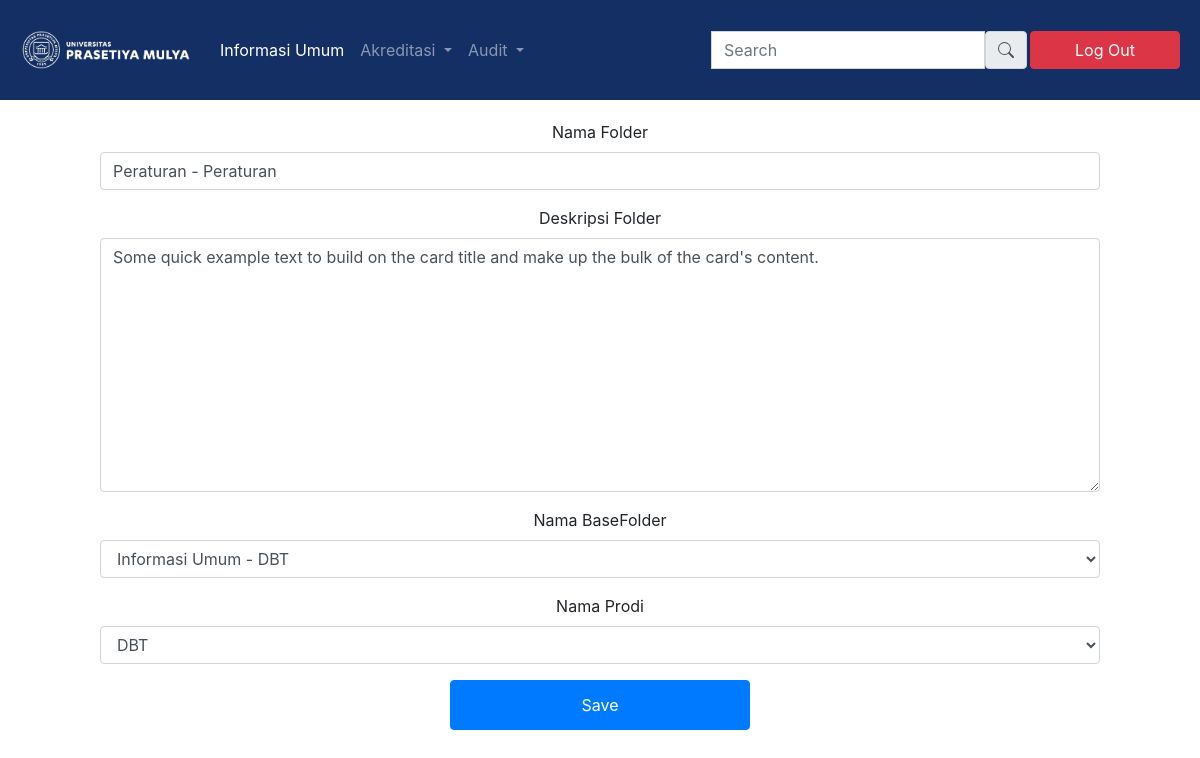
The app's page /4/updatefolder with its own data.
### home/models.py (models this page shows, shortened)
class baruFolder(models.Model):
    created_on = models.DateTimeField(auto_now_add=True)
    nama_folder = models.CharField(default='', max_length=256)
    desc_folder = models.TextField(default='', max_length=256)
    baseFolder_nama = models.ForeignKey(baseFolder, on_delete=models.CASCADE)
    prodi_name = models.ForeignKey(listProdi, on_delete=models.CASCADE)

### home/views.py (the view)
# urls.py: path('<id>/updatefolder', homeViews.update_folder_view, name="updatefolder"),
def update_folder_view(request, id):
    context ={}
    obj = get_object_or_404(models.baruFolder, id = id)
    form = forms.inputFolderInfo(request.POST or None, instance = obj)
    if form.is_valid():
        form.save()
        return redirect('homepage')
    context["form"] = form
    return render(request, "editFolderForm.html", context)

### home/forms.py
class inputFolderInfo(forms.ModelForm):
    class Meta:
        model = models.baruFolder
        fields = {'nama_folder', 'desc_folder', 'baseFolder_nama', 'prodi_name'}
        '''
        widgets = {
            'nama_folder' : forms.CharField(attrs={'class': 'input', 'placeholder' : 'fileName'}),
            'desc_folder' : forms.CharField(attrs={'class': 'input', 'placeholder' : 'you@email.com'}),
            'prodi_name' : forms.Select(attrs=('class': 'form-control'))
            'baseFolder_nama' : forms.Select(attrs=('class': 'form-control'))

        }
        '''

### home/models.py (called while the page is built)
    def __str__(self):
        return '{}'.format(self.nama_prodi)

    def __str__(self):
        return '{}'.format(self.nama_baseFolder)

### template/editFolderForm.html (shortened to what this page needs)
{% load widget_tweaks %}
<!DOCTYPE html>
{% load static %}
<html lang="en">
<head>
    <link rel="stylesheet" href="https://stackpath.bootstrapcdn.com/bootstrap/4.4.1/css/bootstrap.min.css">
    <link rel="stylesheet" href="{% static 'assets/dashboard1.css' %}">
</head>
<body>
    <section>
        <nav class="navbar navbar-expand-lg navbar-dark" style="background-color: #132F64; height: 100px;">
            <a class="navbar-brand" href="{% url 'homepage' %}">
                <img class="title-logo" src="{% static 'media/logo-prasmul.png' %}" alt="">
            </a>
            <div class="collapse navbar-collapse" id="navbarSupportedContent">
              <ul class="navbar-nav mr-auto">
                <li class="nav-item active">
                  <a class="nav-link" href="{% url 'informasiUmum' %}">Informasi Umum <span class="sr-only">(current)</span></a>
                </li>
                <li class="nav-item dropdown">
                    <a class="nav-link dropdown-toggle" href="#" id="navbarDropdown" role="button" data-toggle="dropdown" aria-haspopup="true" aria-expanded="false">
                      Akreditasi
                    </a>
                  </li>
                  <li class="nav-item dropdown">
                    <a class="nav-link dropdown-toggle" href="#" id="navbarDropdown" role="button" data-toggle="dropdown" aria-haspopup="true" aria-expanded="false">
                      Audit
                    </a>
                  </li>
              </ul>
              <form class="form-inline my-2 my-lg-0">
                  <div class="input-group-prepend" style="height: 2.4rem; border-radius: 0px;">
                    <input type="text" class="form-control" style="border-radius: 0px;" placeholder="Search" aria-label="search" aria-describedby="basic-addon1">
                    <span class="input-group-text" id="basic-addon1"></span>
                  </div>
                  <a class="btn btn-danger mx-1" href="{% url 'logout' %}" style="width: 150px;" href="#" role="button">Log Out</a>
              </form>
            </div>
          </nav>
    </section>
<form method="POST">
<main role="main" class="" style="text-align: left;">
    <div class="btn-dashboard" style="padding-top: 0px !important;">
      <div class="right-box">
        <div class="box-inside">
            <form>
                <div class="form-group">
                  <label for="InputNamaFile">Nama Folder</label>
                  {%render_field form.nama_folder class="form-control" placeholder="nama file"%}
                </div>
                <div class="form-group">
                  <label for="InputNamaFile">Deskripsi Folder</label>
                  {%render_field form.desc_folder class="form-control" placeholder="nama file"%}
                </div>
                <div class="form-group">
                  <label for="InputNamaFile">Nama BaseFolder</label>
                  {%render_field form.baseFolder_nama class="form-control" placeholder="nama file"%}
                </div>
                <div class="form-group">
                  <label for="InputNamaFile">Nama Prodi</label>
                  {%render_field form.prodi_name class="form-control" placeholder="nama file"%}
                </div>
                <button type="submit" class="btn btn-save btn-primary">Save</button>
              </form>
        </div>
    </div>
    </div>
</main>
</form>
  </body>
</body>
</html>

### static/assets/dashboard1.css (style rules this page uses)
.title-logo { height: 50px; width: 180px; }
main { margin-top: 10px; margin-left: 100px; }
.btn-dashboard { margin-top: 20px !important; width: 1000px; text-align: center; }
.btn-save { width: 300px; height: 50px; }

### records on screen
baruFolder: nama_folder "Peraturan - Peraturan", desc_folder "Some quick example text to build on the card title and make up the bulk of the card's content.", baseFolder_nama "Informasi Umum - DBT", prodi_name "DBT"
